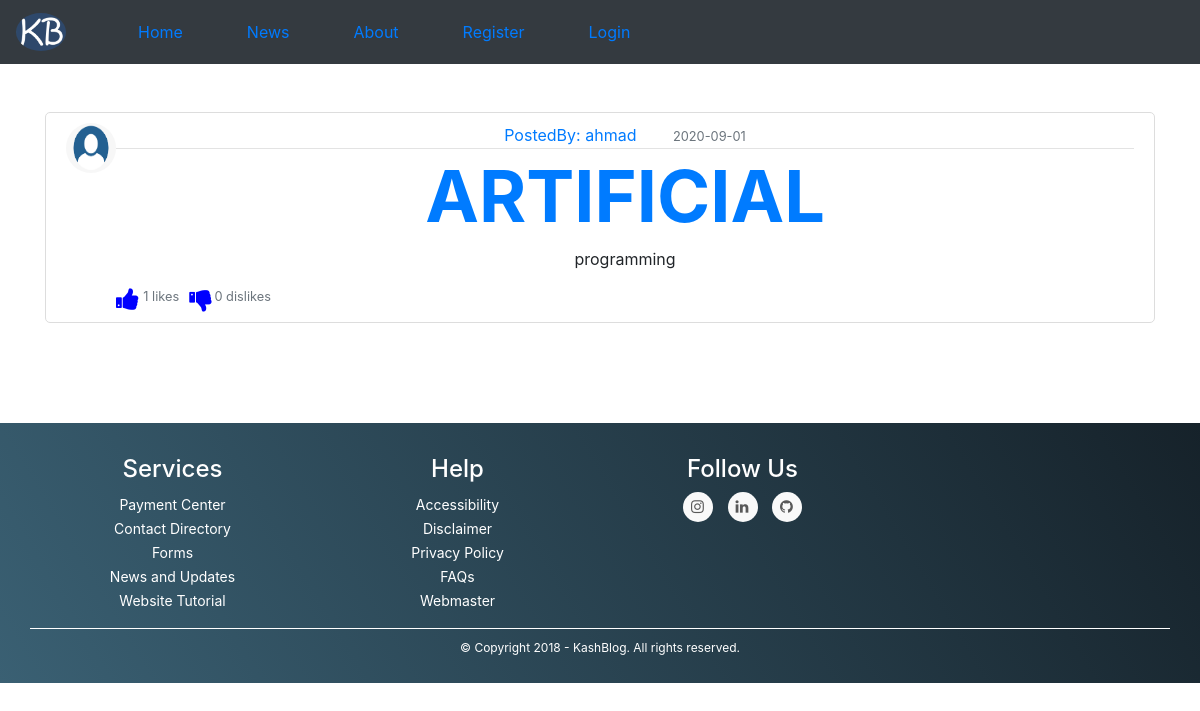
/post/1, run on the app's committed database.
### Main/models.py (models this page shows, shortened)
class User(db.Model,UserMixin):
	id = db.Column(db.Integer,primary_key=True)
	username = db.Column(db.String(20),unique=True, nullable= False)
	email = db.Column(db.String(120),unique=True,nullable=False)
	image_file = db.Column(db.String(20),nullable=False,default= 'default.jpg')
	password = db.Column(db.String(30),nullable=False)
	posts = db.relationship('Post',backref='author',lazy=True)
	liked = db.relationship('PostLike',foreign_keys='PostLike.user_id',backref='user',lazy='dynamic')
	disliked = db.relationship('PostDisLike',foreign_keys='PostDisLike.user_id', backref='user', lazy='dynamic')

class Post(db.Model):
	__searchable__ = ['title']
	id = db.Column(db.Integer,primary_key=True)
	title = db.Column(db.String(120),nullable=False)
	content = db.Column(db.Text,nullable=False)
	date_posted = db.Column(db.DateTime,nullable=False,default=datetime.utcnow)
	user_id = db.Column(db.Integer,db.ForeignKey('user.id'),nullable=False)
	likes = db.relationship('PostLike',backref='post',lazy='dynamic')
	dislikes = db.relationship('PostDisLike',backref='post',lazy='dynamic')

### Main/posts/routes.py (the view)
@posts.route('/post/<int:post_id>')
def post(post_id):
	post = Post.query.get_or_404(post_id)
	return render_template('post.html',title=post.title,post=post)

### Main/templates/post.html (shortened to what this page needs)
{%extends "layout.html"%}
{%block content%}
	<article class="media content-section">
		<img class="rounded-circle article-img" src="{{url_for('static',filename='Profile-pics/'+post.author.image_file)}}">
		<div class="media-body">
			<div class="article-metadata">
				<a href="{{url_for('users.user_posts',username=post.author.username)}}">PostedBy: {{post.author.username}}</a>
				<small class="text-muted">{{post.date_posted.strftime('%Y-%m-%d') }}</small>
			</div>
			<h2><a href="{{url_for('posts.post',post_id=post.id)}}" class="article-title mx-auto" style="font-size: 6vw;
			font-weight: bold;">{{post.title}}</a></h2>
			<p class="article-content">{{post.content}}</p>
			<div class="inline">
					{%if current_user.is_authenticated and current_user.has_liked_post(post)%}
						<a href="{{url_for('index.reaction',post_id=post.id, action='dislike')}}" class="fa fa-thumbs-up" title="like" style="font-size: 25px;
						text-decoration: none;" ></a>
					{%else%}
						<a href="{{url_for('index.reaction',post_id=post.id,action = 'like' )}}" class="fa fa-thumbs-up" title="like" style="font-size: 25px;
						text-decoration: none;"></a>
					{%endif%}
				</div>
				<small class="text-muted  ml-1" style="float: left; margin-right: 10px;">{{post.likes.count()}} likes</small>
				<div class="inline ">
					{%if current_user.is_authenticated and current_user.has_disliked_post(post)%}
						<a href="{{url_for('index.Dislike',post_id=post.id, action='Undislike')}}" class="fa fa-thumbs-down" title="Dislike" style="font-size: 25px;
						text-decoration: none;" ></a>
					{%else%}
						<a href="{{url_for('index.Dislike',post_id=post.id,action = 'dislike' )}}" class="fa fa-thumbs-down" title="Dislike" style="font-size: 25px;
						text-decoration: none;"></a>
					{%endif%}
				</div>
				<small class="text-muted " style="float: left;
				margin-left: 2px;">{{post.dislikes.count()}} dislikes</small>
		</div>
	</article>
{%endblock content%}

### Main/static/main.css (style rules this page uses)
body { font-family: 'Lato', sans-serif; }
.content-section { text-align: center; background-color: #ffff; padding: 10px 20px; border: 1px solid #dddddd; border-radius: 5px; }
.article-img { height: 50px; width: 50px; }
.article-metadata { padding-bottom: 1px; margin-bottom: 4px; border-bottom: 1px solid #e3e3e3 }
.media { text-align: center; }
.article-content { white-space: pre-line; }
.text-muted { margin-left: 2rem; }
.fa { border: none; background: none; font-size: 24px; float: left; color: blue; }

### data on the page
User: image_file (placeholder picture), author.username "ahmad"
Post: date_posted "2020-09-01", title "ARTIFICIAL", content "programming"

### other printed values
{{ post.likes.count() }} "1"
{{ post.dislikes.count() }} "0"
